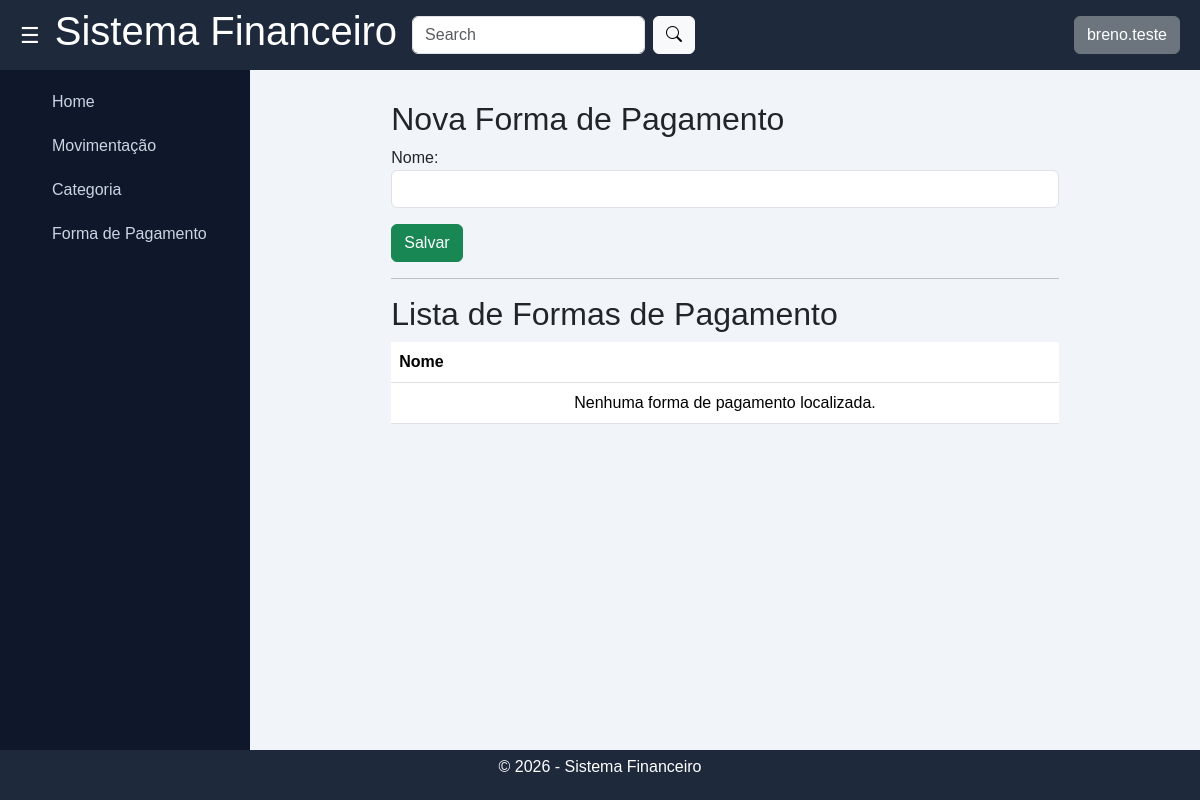
Before: /financas/formasPagamento/ (signed in) with the older database file.
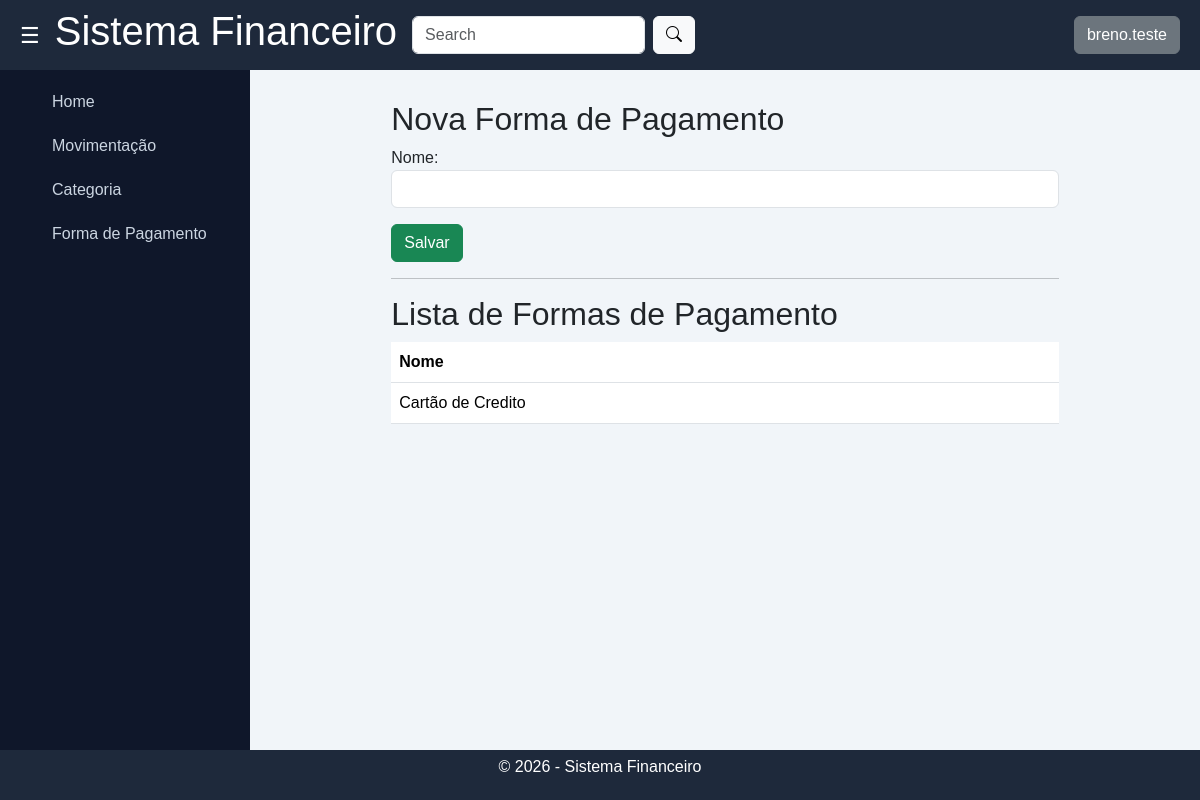
After: the same page with the newer database file.
### financas/models/formaPagamento.py (models this page shows, shortened)
class FormaPagamento(models.Model):
    user = models.ForeignKey(settings.AUTH_USER_MODEL, on_delete=models.CASCADE, null=True, blank=True)
    nome = models.CharField(max_length=100)

### financas/views.py (the view)
# urls.py: path('formasPagamento/', views.formaPagamento_list_create, name='formaPagamento_list_create'),
@login_required
def formaPagamento_list_create(request):
    formaPagamentos = FormaPagamento.objects.filter(
        user=request.user
    ).order_by('-id')
    if request.method == "POST":
        form = FormaPagamentoForm(request.POST)
        if form.is_valid():
            forma_pagamento = form.save(commit=False)
            forma_pagamento.user = request.user
            forma_pagamento.save()
            return redirect('formaPagamento_list_create')
    else:
        form = FormaPagamentoForm()
    context = {
        'form': form,
        'formaPagamentos': formaPagamentos
    }
    return render(request, 'formaPagamento/formaPagamento_page.html', context)

### financas/forms.py
class FormaPagamentoForm(forms.ModelForm):
    class Meta:
        model = FormaPagamento
        fields = ['nome']
        widgets = {
            'nome': forms.TextInput(attrs={'class': 'form-control'}),
        }

### templates/formaPagamento/formaPagamento_page.html (shortened to what this page needs)
{% extends 'base.html' %}
{% block content %}
<h2>Nova Forma de Pagamento</h2>
<form method="POST">
    {{ form.as_p }}
    <button type="submit" class="btn btn-success">Salvar</button>
</form>
<hr>
<h2>Lista de Formas de Pagamento</h2>
    <div class="table-responsive">
        <table class="table table-hover mb-0">
            <thead class="text-white" style="background-color: #07b29b;">
                <tr>
                    <th>Nome</th>
                </tr>
            </thead>
            <tbody>
                {% for formaPagamento in formaPagamentos %}
                <tr onclick="window.location.href='{% url 'formaPagamento_detail' formaPagamento.pk %}'"
                    style="cursor: pointer;"
                    class="{% if forloop.counter|divisibleby:2 %}linha-verde{% else %}linha-branca{% endif %}" title="Ver detalhes">
                    <td>{{ formaPagamento.nome }}</td>
                </tr>
                {% empty %}
                <tr>
                    <td colspan="5" class="text-center">Nenhuma forma de pagamento localizada.</td>
                </tr>
                {% endfor %}
            </tbody>
        </table>
    </div>
{% endblock %}

Changed rows visible on the page:
added FormaPagamento: nome "Cartão de Credito"
Other visible differences:
text no longer shown: "Nenhuma forma de pagamento localizada."
